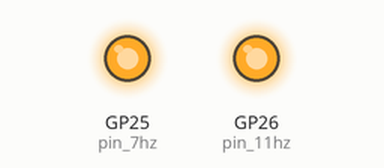
Simulated run of this program. Board: Raspberry Pi Pico running MicroPython. Parts: output pins drawn as LEDs (lit = HIGH).

Above: at 0.1 s.
At 45.2 s:
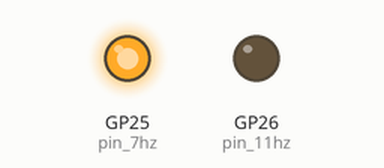
At 70.8 s:
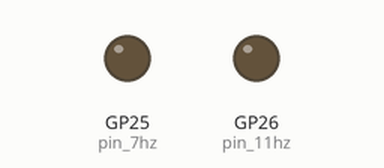
At 89.9 s:
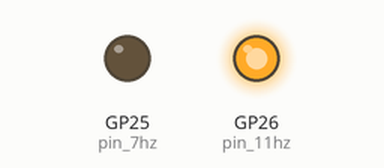
Timing chart, 0 to 91.4 s (numbered marks = the images above):
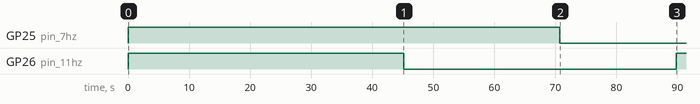

Measured:
- by itself, GP25 (pin_7hz): HIGH → LOW at 70.7 s
- by itself, GP26 (pin_11hz): HIGH → LOW at 45.1 s, → HIGH 44.7 s later

The program:

pulso_cuadrado.py
```python
import time
from machine import Pin

COUNT_7HZ  = 142857//2
#buscar frecuencia de 8.264 hz
# debe de haber 1 ms up y 120 ms down
COUNT_11HZ = 90909//2
pin_7hz  = Pin(25, Pin.OUT)
pin_11hz = Pin(26, Pin.OUT)
count_7 = 0
count_11 = 0
val_7 = 1
val_11 = 1
pin_7hz.value(val_7)
pin_11hz.value(val_11)

while 1:
    count_11 += 1
    count_7+= 1
    if count_7 >= COUNT_7HZ:
        count_7 = 0
        val_7 ^= 1
        pin_7hz.value(val_7)
    if count_11 >= COUNT_11HZ:
        count_11 = 0
        val_11 ^= 1
        pin_11hz.value(val_11)


    time.sleep_us(1)
```
